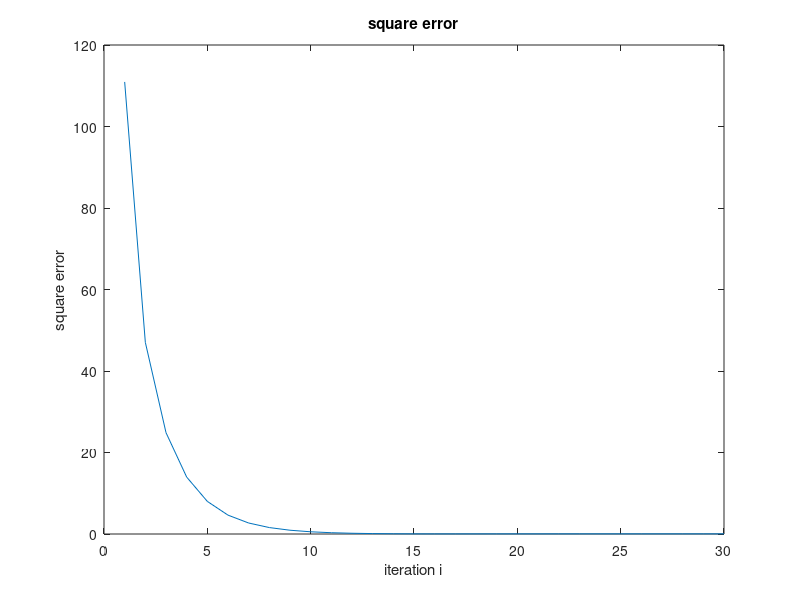
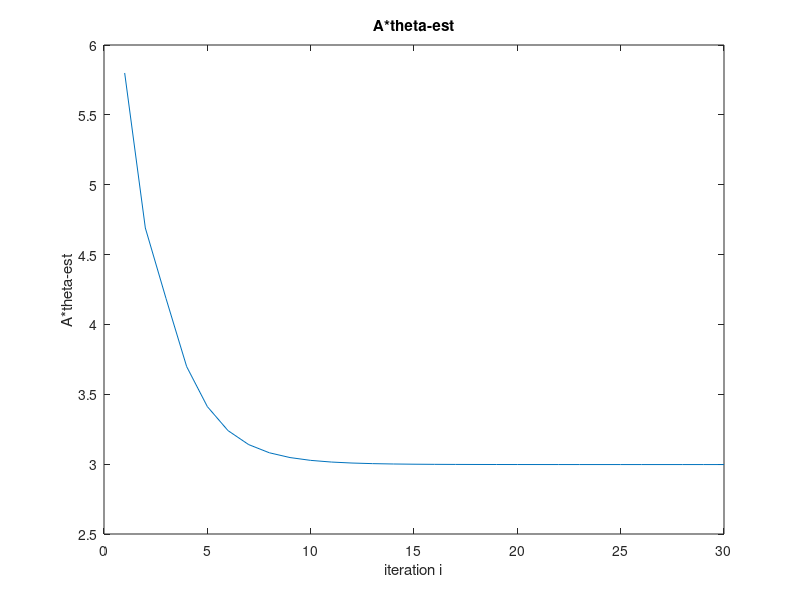

MATLAB code for these plots, in order:
clear all
clc
total=0;
n=10;
%theta=randn(n,1);
theta=[1;2;3;4;5;6;7;8;9;10];
N=100;
sigma=1;
mu=0;
noise=normrnd(mu,sigma,N,1);
X=2*randn(N,n);
Y=X*theta;
lamda(:,1)=rand;
theta_est(:,1)=randn(n,1);

%A=[1,zeros(1,n-1);0,1,zeros(1,n-2)];
A=[1,1,zeros(1,n-2)];
b=A*theta;
M=30;
for i=1:M
    s=0.001*0.99^(i);%step
    theta_est(:,i+1)=theta_est(:,i)-s*(-2*X'*(Y-X*theta_est(:,i))+lamda(:,i)*A');
    lamda(:,i+1)=lamda(:,i)+s*(A*theta_est(:,i)-b);
    err(i,:)=norm(Y-X*theta_est(:,i+1));
    b_est(i,:)=A*theta_est(:,i+1);
end

figure(1)
plot(err)
xlabel('iteration i')
ylabel('square error')
title('square error')

figure(2)
plot(b_est)
xlabel('iteration i')
ylabel('A*theta-est')
title('A*theta-est')